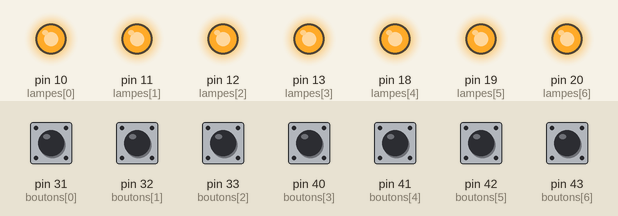
Simulated run of this sketch. Board: Arduino Mega 2560, built with avr-gcc and run on an emulated ATmega2560. Shown: output pins drawn as LEDs (lit = HIGH). The test bench sets the inputs (shaded band); at power-on: pin 31 (boutons[0]), pin 32 (boutons[1]), pin 33 (boutons[2]), pin 40 (boutons[3]), pin 41 (boutons[4]), pin 42 (boutons[5]), pin 43 (boutons[6]) HIGH.

Above: at 1.2 s.
1.3 s: pin 31 (boutons[0]) pulled LOW for 0.15 s
At 1.9 s:
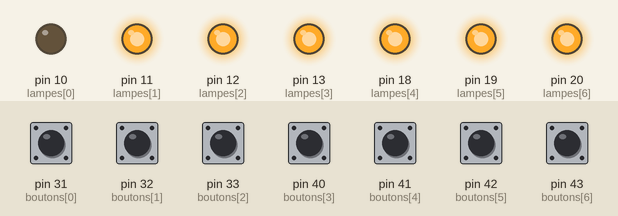
3.0 s: pin 32 (boutons[1]) pulled LOW for 0.15 s
At 4.4 s:
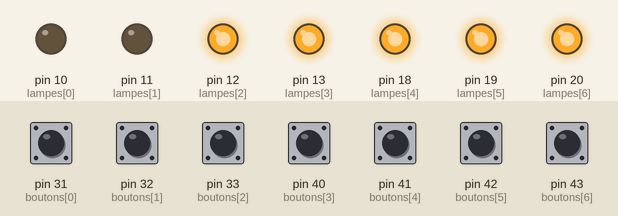
4.7 s: pin 33 (boutons[2]) pulled LOW for 0.15 s
At 5.8 s:
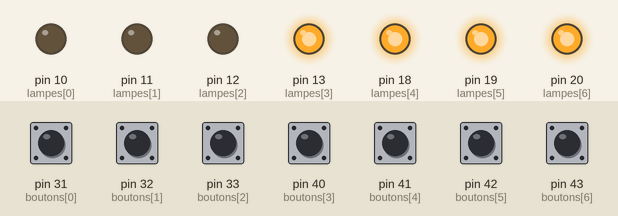
6.4 s: pin 40 (boutons[3]) pulled LOW for 0.15 s
At 7.1 s:
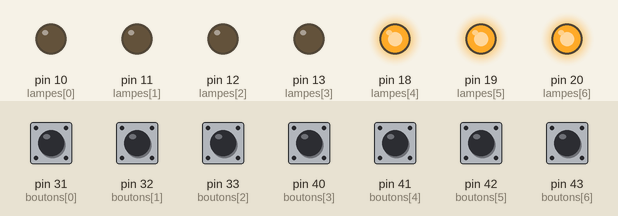
8.1 s: pin 41 (boutons[4]) pulled LOW for 0.15 s
At 9.5 s:
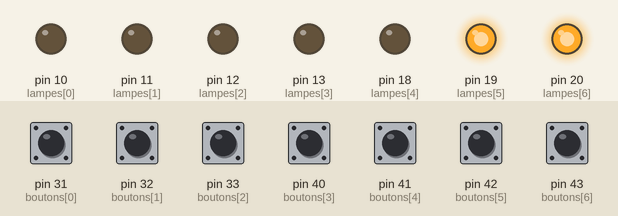
9.8 s: pin 42 (boutons[5]) pulled LOW for 0.15 s
At 10.9 s:
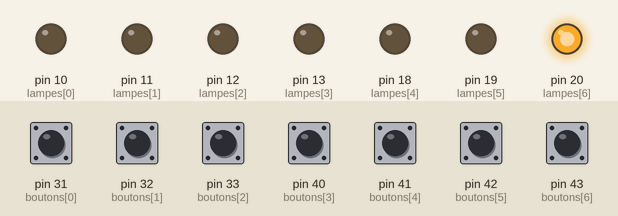
Timing chart, 0 to 12.5 s (numbered marks = the images above; inputs shaded):
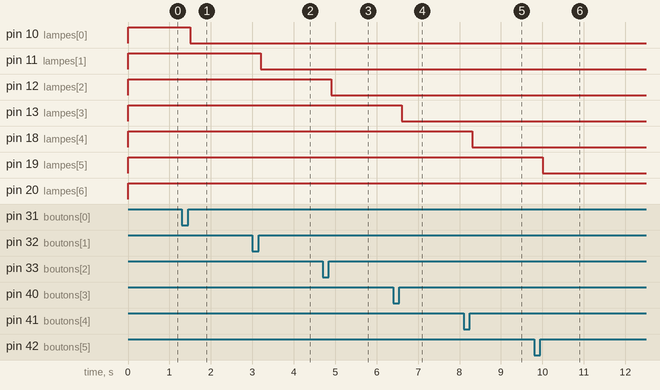

Measured:
- after the input at 1.3 s, pin 10 (lampes[0]): HIGH → LOW after 0.20 s
- after the input at 3.0 s, pin 11 (lampes[1]): HIGH → LOW after 0.20 s
- after the input at 4.7 s, pin 12 (lampes[2]): HIGH → LOW after 0.20 s
- after the input at 6.4 s, pin 13 (lampes[3]): HIGH → LOW after 0.20 s
- after the input at 8.1 s, pin 18 (lampes[4]): HIGH → LOW after 0.20 s
- after the input at 9.8 s, pin 19 (lampes[5]): HIGH → LOW after 0.20 s

The sketch:

LampesBoutons.pde
```cpp
// nombre de lampes
const int nombre = 7;

// déclaration des lampes (pattes en sortie)
int lampes[nombre] = {
  10,11,12,13,18,19,20};

// déclaration des lampes (pattes en entrée)
int boutons[nombre] = {
  31,32,33,40,41,42,43};

// interrupteur global
int special = 25;

// déclaration de la mémoire d'état (allumé ou éteint)
boolean mem_etat_lampe[nombre];
boolean mem_front_bouton[nombre];

boolean mem_etat_special;
boolean mem_front_special;

/**
 * Configuration initiale
 */
void setup ()
{
  // mettre les boutons en entrée et les lampes en sortie
  for (int i = 0; i < nombre; i++) {
    pinMode (boutons[i],INPUT);
    // activer la résistance de pull-up interne
    digitalWrite (boutons[i],HIGH);
    pinMode (lampes[i],OUTPUT);
  }
  // plus le bouton spécial pour tout éteindre
  pinMode(special,INPUT);
  digitalWrite(special,HIGH);
}

/**
 * Boucle infinie
 */
void loop()
{
  // gérer tous les boutons
  for (int i=0; i<nombre; i++)
  {
    // lecture du bouton
    int etat = digitalRead(boutons[i]);

    // poussé et lampe éteinte et nouvelle action
    if (etat && !mem_etat_lampe[i] && !mem_front_bouton[i]) {
      // allumer la lampe (relais)
      digitalWrite(lampes[i],HIGH);
      // mémoriser que la lampe est allumée
      mem_etat_lampe[i]=true;
      // mémoriser qu'on vient de prendre en compte l'action
      mem_front_bouton[i]=true;
    }
    // poussé et lampe allumée et nouvelle action
    else if(etat && mem_etat_lampe[i] && !mem_front_bouton[i]) {
      // éteindre la lampe (relais)
      digitalWrite(lampes[i],LOW);
      // mémoriser que la lampe est éteinte
      mem_etat_lampe[i]=false;
      // mémoriser qu'on vient de prendre en compte l'action
      mem_front_bouton[i]=true;
    }

    // si le bouton est relâché, on a terminé le travail et on s'endort jusqu'au prochain "front" (appui sur le bouton)
    if (!etat) {
      // remise à zéro de l'action
      mem_front_bouton[i]=false;
    }
  }

  // on surveille les interrupteurs dix fois par seconde
  delay(100);

}
```
